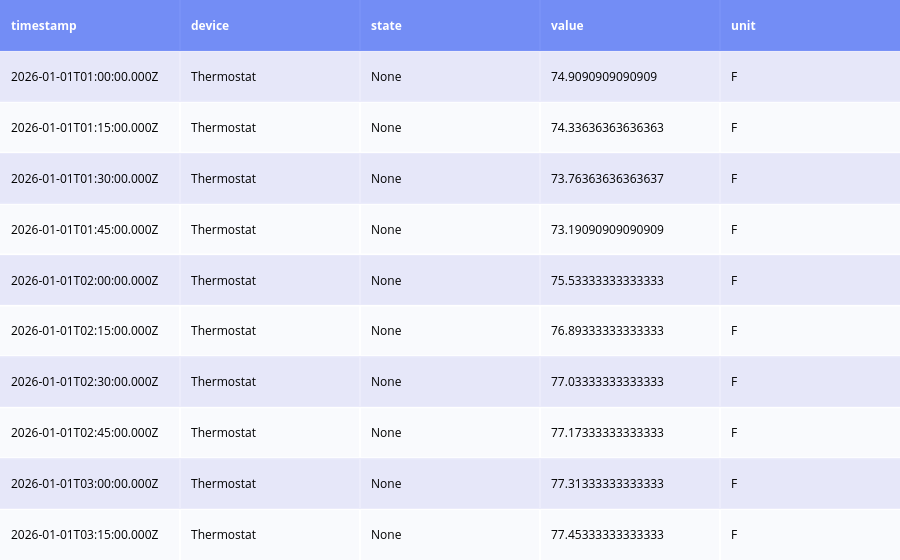

Notebook code for this chart:
### Code cell
preview = thermostat_readings.head(10)
fig = ff.create_table(preview, colorscale=[[0, '#4C6EF5'], [0.5, 'lavender'], [1, 'white']])
fig.show()

### Figure 1 — Plotly figure (JSON) as saved in the notebook; plotly's stock layout.template omitted (floating-point values rounded to 4 significant figures)
{"data": [{"colorscale": [[0, "#4C6EF5"], [0.5, "lavender"], [1, "white"]], "hoverinfo": "none", "opacity": 0.75, "showscale": false, "type": "heatmap", "z": [[0, 0, 0, 0, 0], [0.5, 0.5, 0.5, 0.5, 0.5], [1, 1, 1, 1, 1], [0.5, 0.5, 0.5, 0.5, 0.5], [1, 1, 1, 1, 1], [0.5, 0.5, 0.5, 0.5, 0.5], [1, 1, 1, 1, 1], [0.5, 0.5, 0.5, 0.5, 0.5], [1, 1, 1, 1, 1], [0.5, 0.5, 0.5, 0.5, 0.5], [1, 1, 1, 1, 1]]}], "layout": {"annotations": [{"align": "left", "font": {"color": "#ffffff"}, "showarrow": false, "text": "<b>timestamp</b>", "x": -0.45, "xanchor": "left", "xref": "x", "y": 0, "yref": "y"}, {"align": "left", "font": {"color": "#ffffff"}, "showarrow": false, "text": "<b>device</b>", "x": 0.55, "xanchor": "left", "xref": "x", "y": 0, "yref": "y"}, {"align": "left", "font": {"color": "#ffffff"}, "showarrow": false, "text": "<b>state</b>", "x": 1.55, "xanchor": "left", "xref": "x", "y": 0, "yref": "y"}, {"align": "left", "font": {"color": "#ffffff"}, "showarrow": false, "text": "<b>value</b>", "x": 2.55, "xanchor": "left", "xref": "x", "y": 0, "yref": "y"}, {"align": "left", "font": {"color": "#ffffff"}, "showarrow": false, "text": "<b>unit</b>", "x": 3.55, "xanchor": "left", "xref": "x", "y": 0, "yref": "y"}, {"align": "left", "font": {"color": "#000000"}, "showarrow": false, "text": "2026-01-01T01:00:00.000Z", "x": -0.45, "xanchor": "left", "xref": "x", "y": 1, "yref": "y"}, {"align": "left", "font": {"color": "#000000"}, "showarrow": false, "text": "Thermostat", "x": 0.55, "xanchor": "left", "xref": "x", "y": 1, "yref": "y"}, {"align": "left", "font": {"color": "#000000"}, "showarrow": false, "text": "None", "x": 1.55, "xanchor": "left", "xref": "x", "y": 1, "yref": "y"}, {"align": "left", "font": {"color": "#000000"}, "showarrow": false, "text": "74.9090909090909", "x": 2.55, "xanchor": "left", "xref": "x", "y": 1, "yref": "y"}, {"align": "left", "font": {"color": "#000000"}, "showarrow": false, "text": "F", "x": 3.55, "xanchor": "left", "xref": "x", "y": 1, "yref": "y"}, {"align": "left", "font": {"color": "#000000"}, "showarrow": false, "text": "2026-01-01T01:15:00.000Z", "x": -0.45, "xanchor": "left", "xref": "x", "y": 2, "yref": "y"}, {"align": "left", "font": {"color": "#000000"}, "showarrow": false, "text": "Thermostat", "x": 0.55, "xanchor": "left", "xref": "x", "y": 2, "yref": "y"}, {"align": "left", "font": {"color": "#000000"}, "showarrow": false, "text": "None", "x": 1.55, "xanchor": "left", "xref": "x", "y": 2, "yref": "y"}, {"align": "left", "font": {"color": "#000000"}, "showarrow": false, "text": "74.33636363636363", "x": 2.55, "xanchor": "left", "xref": "x", "y": 2, "yref": "y"}, {"align": "left", "font": {"color": "#000000"}, "showarrow": false, "text": "F", "x": 3.55, "xanchor": "left", "xref": "x", "y": 2, "yref": "y"}, {"align": "left", "font": {"color": "#000000"}, "showarrow": false, "text": "2026-01-01T01:30:00.000Z", "x": -0.45, "xanchor": "left", "xref": "x", "y": 3, "yref": "y"}, {"align": "left", "font": {"color": "#000000"}, "showarrow": false, "text": "Thermostat", "x": 0.55, "xanchor": "left", "xref": "x", "y": 3, "yref": "y"}, {"align": "left", "font": {"color": "#000000"}, "showarrow": false, "text": "None", "x": 1.55, "xanchor": "left", "xref": "x", "y": 3, "yref": "y"}, {"align": "left", "font": {"color": "#000000"}, "showarrow": false, "text": "73.76363636363637", "x": 2.55, "xanchor": "left", "xref": "x", "y": 3, "yref": "y"}, {"align": "left", "font": {"color": "#000000"}, "showarrow": false, "text": "F", "x": 3.55, "xanchor": "left", "xref": "x", "y": 3, "yref": "y"}, {"align": "left", "font": {"color": "#000000"}, "showarrow": false, "text": "2026-01-01T01:45:00.000Z", "x": -0.45, "xanchor": "left", "xref": "x", "y": 4, "yref": "y"}, {"align": "left", "font": {"color": "#000000"}, "showarrow": false, "text": "Thermostat", "x": 0.55, "xanchor": "left", "xref": "x", "y": 4, "yref": "y"}, {"align": "left", "font": {"color": "#000000"}, "showarrow": false, "text": "None", "x": 1.55, "xanchor": "left", "xref": "x", "y": 4, "yref": "y"}, {"align": "left", "font": {"color": "#000000"}, "showarrow": false, "text": "73.19090909090909", "x": 2.55, "xanchor": "left", "xref": "x", "y": 4, "yref": "y"}, {"align": "left", "font": {"color": "#000000"}, "showarrow": false, "text": "F", "x": 3.55, "xanchor": "left", "xref": "x", "y": 4, "yref": "y"}, {"align": "left", "font": {"color": "#000000"}, "showarrow": false, "text": "2026-01-01T02:00:00.000Z", "x": -0.45, "xanchor": "left", "xref": "x", "y": 5, "yref": "y"}, {"align": "left", "font": {"color": "#000000"}, "showarrow": false, "text": "Thermostat", "x": 0.55, "xanchor": "left", "xref": "x", "y": 5, "yref": "y"}, {"align": "left", "font": {"color": "#000000"}, "showarrow": false, "text": "None", "x": 1.55, "xanchor": "left", "xref": "x", "y": 5, "yref": "y"}, {"align": "left", "font": {"color": "#000000"}, "showarrow": false, "text": "75.53333333333333", "x": 2.55, "xanchor": "left", "xref": "x", "y": 5, "yref": "y"}, {"align": "left", "font": {"color": "#000000"}, "showarrow": false, "text": "F", "x": 3.55, "xanchor": "left", "xref": "x", "y": 5, "yref": "y"}, {"align": "left", "font": {"color": "#000000"}, "showarrow": false, "text": "2026-01-01T02:15:00.000Z", "x": -0.45, "xanchor": "left", "xref": "x", "y": 6, "yref": "y"}, {"align": "left", "font": {"color": "#000000"}, "showarrow": false, "text": "Thermostat", "x": 0.55, "xanchor": "left", "xref": "x", "y": 6, "yref": "y"}, {"align": "left", "font": {"color": "#000000"}, "showarrow": false, "text": "None", "x": 1.55, "xanchor": "left", "xref": "x", "y": 6, "yref": "y"}, {"align": "left", "font": {"color": "#000000"}, "showarrow": false, "text": "76.89333333333333", "x": 2.55, "xanchor": "left", "xref": "x", "y": 6, "yref": "y"}, {"align": "left", "font": {"color": "#000000"}, "showarrow": false, "text": "F", "x": 3.55, "xanchor": "left", "xref": "x", "y": 6, "yref": "y"}, {"align": "left", "font": {"color": "#000000"}, "showarrow": false, "text": "2026-01-01T02:30:00.000Z", "x": -0.45, "xanchor": "left", "xref": "x", "y": 7, "yref": "y"}, {"align": "left", "font": {"color": "#000000"}, "showarrow": false, "text": "Thermostat", "x": 0.55, "xanchor": "left", "xref": "x", "y": 7, "yref": "y"}, {"align": "left", "font": {"color": "#000000"}, "showarrow": false, "text": "None", "x": 1.55, "xanchor": "left", "xref": "x", "y": 7, "yref": "y"}, {"align": "left", "font": {"color": "#000000"}, "showarrow": false, "text": "77.03333333333333", "x": 2.55, "xanchor": "left", "xref": "x", "y": 7, "yref": "y"}, {"align": "left", "font": {"color": "#000000"}, "showarrow": false, "text": "F", "x": 3.55, "xanchor": "left", "xref": "x", "y": 7, "yref": "y"}, {"align": "left", "font": {"color": "#000000"}, "showarrow": false, "text": "2026-01-01T02:45:00.000Z", "x": -0.45, "xanchor": "left", "xref": "x", "y": 8, "yref": "y"}, {"align": "left", "font": {"color": "#000000"}, "showarrow": false, "text": "Thermostat", "x": 0.55, "xanchor": "left", "xref": "x", "y": 8, "yref": "y"}, {"align": "left", "font": {"color": "#000000"}, "showarrow": false, "text": "None", "x": 1.55, "xanchor": "left", "xref": "x", "y": 8, "yref": "y"}, {"align": "left", "font": {"color": "#000000"}, "showarrow": false, "text": "77.17333333333333", "x": 2.55, "xanchor": "left", "xref": "x", "y": 8, "yref": "y"}, {"align": "left", "font": {"color": "#000000"}, "showarrow": false, "text": "F", "x": 3.55, "xanchor": "left", "xref": "x", "y": 8, "yref": "y"}, {"align": "left", "font": {"color": "#000000"}, "showarrow": false, "text": "2026-01-01T03:00:00.000Z", "x": -0.45, "xanchor": "left", "xref": "x", "y": 9, "yref": "y"}, {"align": "left", "font": {"color": "#000000"}, "showarrow": false, "text": "Thermostat", "x": 0.55, "xanchor": "left", "xref": "x", "y": 9, "yref": "y"}, {"align": "left", "font": {"color": "#000000"}, "showarrow": false, "text": "None", "x": 1.55, "xanchor": "left", "xref": "x", "y": 9, "yref": "y"}, {"align": "left", "font": {"color": "#000000"}, "showarrow": false, "text": "77.31333333333333", "x": 2.55, "xanchor": "left", "xref": "x", "y": 9, "yref": "y"}, {"align": "left", "font": {"color": "#000000"}, "showarrow": false, "text": "F", "x": 3.55, "xanchor": "left", "xref": "x", "y": 9, "yref": "y"}, {"align": "left", "font": {"color": "#000000"}, "showarrow": false, "text": "2026-01-01T03:15:00.000Z", "x": -0.45, "xanchor": "left", "xref": "x", "y": 10, "yref": "y"}, {"align": "left", "font": {"color": "#000000"}, "showarrow": false, "text": "Thermostat", "x": 0.55, "xanchor": "left", "xref": "x", "y": 10, "yref": "y"}, {"align": "left", "font": {"color": "#000000"}, "showarrow": false, "text": "None", "x": 1.55, "xanchor": "left", "xref": "x", "y": 10, "yref": "y"}, {"align": "left", "font": {"color": "#000000"}, "showarrow": false, "text": "77.45333333333333", "x": 2.55, "xanchor": "left", "xref": "x", "y": 10, "yref": "y"}, {"align": "left", "font": {"color": "#000000"}, "showarrow": false, "text": "F", "x": 3.55, "xanchor": "left", "xref": "x", "y": 10, "yref": "y"}], "autosize": true, "margin": {"b": 0, "l": 0, "r": 0, "t": 0}, "xaxis": {"autorange": true, "dtick": 1, "gridwidth": 2, "range": [-0.5, 4.5], "showticklabels": false, "tick0": -0.5, "ticks": "", "zeroline": false}, "yaxis": {"autorange": true, "dtick": 1, "gridwidth": 2, "range": [10.5, -0.5], "showticklabels": false, "tick0": 0.5, "ticks": "", "zeroline": false}}}
